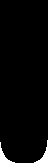
#> input picture Computer Vision/mask_temp.png, 48 x 164 px, found by its file name
$ python red_tape_w_template.py
#> lines starting #> are read from the running program, lines starting #| are printed output that depends on the picture; after the words box and inside, x2 and y2 are one past the last pixel; in counts of white or black regions, pixels touching at a corner belong together; pictures that were not available may be replaced by others from this repository, and a replacement may not be noted
import cv2
import numpy as np
import time


# ---------------------------------------------------------
# Paths
# ---------------------------------------------------------
VIDEO_PATH = r"C:\Users\jessi\MIT Dropbox\Jessica Lam\BUPSY stuff\Test Videos for Optical Flow\low_flow.mp4"
TEMPLATE_PATH = r"C:\Users\jessi\Documents\research SM\Computer Vision\mask_temp.png"

UPDATE_INTERVAL = 20


# =========================================================
# 1. Robust frame grab (prevents early EOF)
# =========================================================
def safe_read(cap):
    ret, frame = cap.read()
    if not ret:
        # Try a second time
        cap.grab()
        ret, frame = cap.retrieve()

    return ret, frame


# =========================================================
# 2. RANSAC line fitting
# =========================================================
# [72 lines left out: functions ransac_line, intersect, draw_line, not called in this run]


# =========================================================
# 5. Load mask template (white = inside)
# =========================================================
template = cv2.imread(TEMPLATE_PATH, cv2.IMREAD_UNCHANGED)
#> template is the input picture: shape (164, 48, 4); mean B, G, R, A 7.7, 7.7, 7.7, 244.3
if template.shape[2] == 4:
    alpha = template[:,:,3]
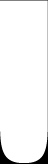
#> alpha: shape (164, 48); min 0, max 255, mean 244.3
    _, roi_mask_template = cv2.threshold(alpha, 200, 255, cv2.THRESH_BINARY)
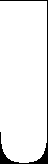
#> roi_mask_template: shape (164, 48); 93.9% white; 1 black region, box (x1, y1, x2, y2) and area: (0, 0, 48, 164) 480
else:
    gray = cv2.cvtColor(template, cv2.COLOR_BGR2GRAY)
    _, roi_mask_template = cv2.threshold(gray, 200, 255, cv2.THRESH_BINARY)

h_temp, w_temp = roi_mask_template.shape
#> h_temp = 164; w_temp = 48

template_corners = np.array([
    [0,0],
    [w_temp,0],
    [w_temp,h_temp],
    [0,h_temp],
], dtype=np.float32)
#> template_corners = [[0, 0], [48, 0], [48, 164], [0, 164]]


# =========================================================
# 6. Create resizable windows
# =========================================================
for name in ["Red Mask", "Red Overlay", "Filtered Tape Contours", "ROI"]:
    cv2.namedWindow(name, cv2.WINDOW_NORMAL)
    cv2.resizeWindow(name, 600, 400)


# =========================================================
# 7. Main loop
# =========================================================
cap = cv2.VideoCapture(VIDEO_PATH)

roi_mask_global = None
H_global = None
last_update = 0

while True:

    ret, frame = safe_read(cap)
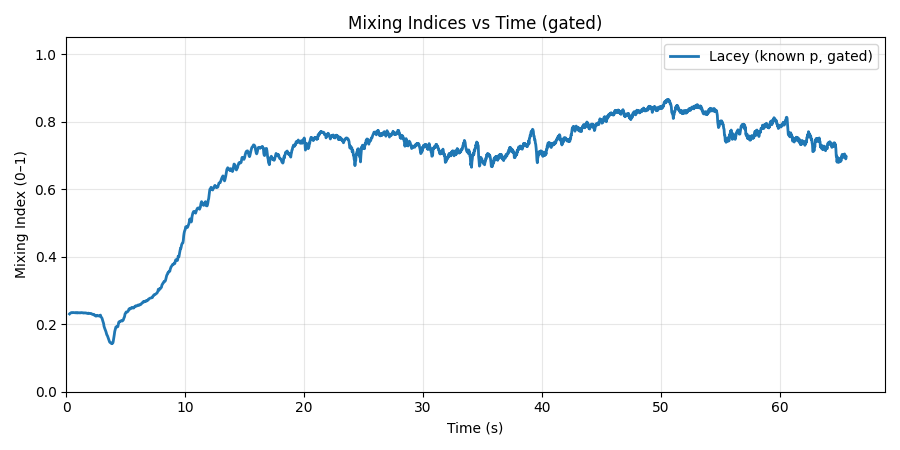
#> input picture Computer Vision/LMI/hc2.png, 900 x 450 px, given in place of low_flow.mp4, which was not available
#> in safe_read, frame is the input picture: shape (450, 900, 3); mean B, G, R 250.1, 249.2, 248
#> ret = True
    if not ret:
        print("End of file reached cleanly.")
        break

    Hf, Wf = frame.shape[:2]
#> Hf = 450; Wf = 900
    now = time.time()

    # -----------------------------------------------------
    # Step A: HSV threshold
    # -----------------------------------------------------
    hsv = cv2.cvtColor(frame, cv2.COLOR_BGR2HSV)
#> hsv: shape (450, 900, 3); mean H, S, V 1.9, 3, 250.1

    LOW_S = 60
    LOW_V = 70

    LOW_RED_1  = np.array([0,   LOW_S, LOW_V])
    HIGH_RED_1 = np.array([20,  255,   255])
    LOW_RED_2  = np.array([160, LOW_S, LOW_V])
    HIGH_RED_2 = np.array([179, 255,   255])

    mask1 = cv2.inRange(hsv, LOW_RED_1, HIGH_RED_1)
#> mask1: shape (450, 900); every value is 0
    mask2 = cv2.inRange(hsv, LOW_RED_2, HIGH_RED_2)
    red_mask = mask1 | mask2

    red_mask = cv2.medianBlur(red_mask, 5)
    red_mask = cv2.morphologyEx(red_mask, cv2.MORPH_CLOSE, np.ones((5,5),np.uint8))

    cv2.imshow("Red Mask", red_mask)

    overlay = frame.copy()
    overlay[red_mask>0] = (0,0,255)
    cv2.imshow("Red Overlay", overlay)


    # -----------------------------------------------------
    # Step B: Contour filtering
    # -----------------------------------------------------
    contours,_ = cv2.findContours(red_mask, cv2.RETR_EXTERNAL, cv2.CHAIN_APPROX_SIMPLE)
#> contours = []

    verticals=[]
    horizontals=[]
    bottoms=[]

    for c in contours:
        x,y,w,h = cv2.boundingRect(c)
        area = cv2.contourArea(c)
        if area < 200:
            continue

        aspect = h/(w+1e-6)

        if aspect > 2.5 and h > 40:
            verticals.append(c)
        elif aspect < 0.4 and w > 40:
            horizontals.append(c)
        elif area > 800:
            bottoms.append(c)
#> this loop made 0 passes
#> after the loop, bottoms = []; horizontals = []; verticals = []

    contour_debug = frame.copy()
    for c in verticals: cv2.drawContours(contour_debug,[c],-1,(255,0,0),2)
    for c in horizontals: cv2.drawContours(contour_debug,[c],-1,(0,255,0),2)
    for c in bottoms: cv2.drawContours(contour_debug,[c],-1,(0,0,255),2)
    cv2.imshow("Filtered Tape Contours", contour_debug)


    # Only update ROI occasionally
    if (H_global is None) or (now - last_update > UPDATE_INTERVAL):

        if not verticals or not horizontals or not bottoms:
            cv2.imshow("ROI", frame)
            if cv2.waitKey(1) & 0xFF == ord('q'): break
#> (key q is pressed here)
            continue

        # Top tape = highest y
        horizontals_sorted = sorted(horizontals, key=lambda c: cv2.boundingRect(c)[1])
        top_tape = horizontals_sorted[0]
        tx,ty,tw,th = cv2.boundingRect(top_tape)

        # Left & right
        v_sorted = sorted(verticals, key=lambda c: cv2.boundingRect(c)[0])
        left_tape  = v_sorted[0]
        right_tape = v_sorted[-1]
        lx,ly,lw,lh = cv2.boundingRect(left_tape)
        rx,ry,rw,rh = cv2.boundingRect(right_tape)

        # Bottom = largest y
        bottoms_sorted = sorted(bottoms, key=lambda c: cv2.boundingRect(c)[1], reverse=True)
        bottom_tape = bottoms_sorted[0]
        bx,by,bw,bh = cv2.boundingRect(bottom_tape)

        TL = np.array([lx + lw/2, ty + th/2], np.float32)
        TR = np.array([rx + rw/2, ty + th/2], np.float32)
        BL = np.array([lx + lw/2, by + bh/2], np.float32)
        BR = np.array([rx + rw/2, by + bh/2], np.float32)

        detected_corners = np.array([TL,TR,BR,BL], np.float32)

        H_global = cv2.getPerspectiveTransform(template_corners, detected_corners)
        warped = cv2.warpPerspective(roi_mask_template, H_global, (Wf,Hf))
        roi_mask_global = warped > 0

        last_update = now


    # -----------------------------------------------------
    # Step C: Apply ROI
    # -----------------------------------------------------
    result = frame.copy()
    if roi_mask_global is not None:
        result[~roi_mask_global] = 0

    cv2.imshow("ROI", result)

    if cv2.waitKey(1) & 0xFF == ord('q'):
        break


cap.release()
cv2.destroyAllWindows()
